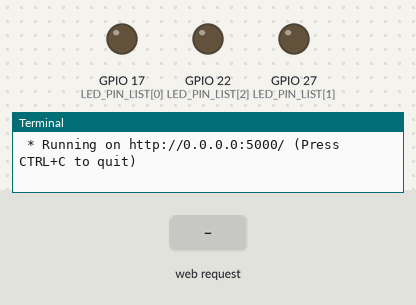
A program run on a simulated Raspberry Pi (BCM pin numbers). Parts: output pins drawn as LEDs (lit = HIGH), the last lines printed to the terminal. Inputs (shaded band) come from the test bench. The clock reads 2024-03-15 10:24:30 at power-on unless the program sets it.

Above: at 1.2 s.
1.3 s: HTTP request for /led/17/state/1 received
At 1.9 s:
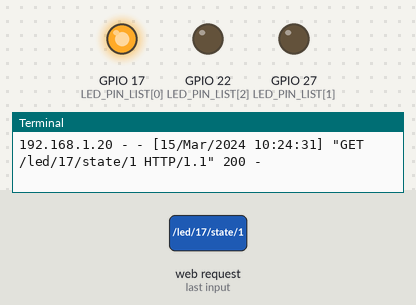
2.8 s: HTTP request for /led/22/state/1 received
At 4.0 s:
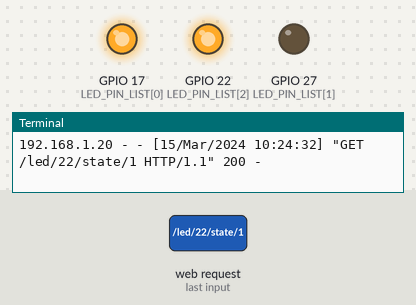
4.3 s: HTTP request for /led/17/state/0 received
At 5.4 s:
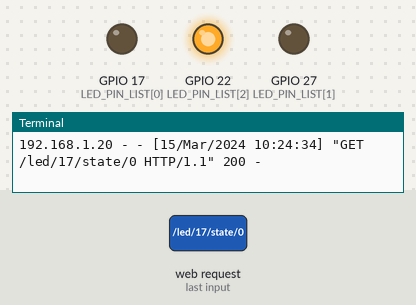
5.8 s: HTTP request for /led/22/state/0 received
At 6.5 s:
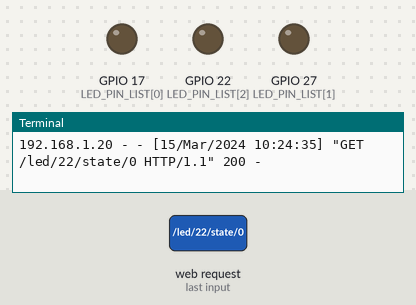
Timing chart, 0 to 8.3 s (numbered marks = the images above; inputs shaded):
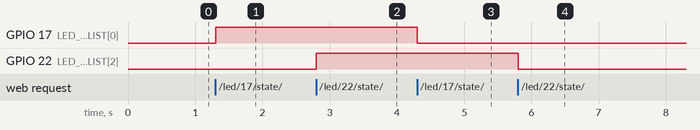

The program:

one_list_of_LEDs_and_one_push_button_from_Flask.py
```python
from flask import Flask
import RPi.GPIO as GPIO

BUTTON_PIN = 26
LED_PIN_LIST = [17, 27, 22]

GPIO.setmode(GPIO.BCM)
GPIO.setup(BUTTON_PIN, GPIO.IN)
for pin in LED_PIN_LIST:
    GPIO.setup(pin, GPIO.OUT)
app = Flask(__name__)

for pin in LED_PIN_LIST:
    GPIO.output(pin, GPIO.LOW)


# create some routes
# create the route of the home page
@app.route("/")
def index():
    return "Hello from Flask"


# create a new route to check the state of the push button
@app.route("/push-button")
def check_push_button_state():
    if GPIO.input(BUTTON_PIN) == GPIO.HIGH:
        return "Button is pressed"
    return "Button is not pressed"


# create some new routes to trigger LED
# here, <int:led_pin> will give the pin number of LED, such as 17, 27 or 22
# here, <int:led_state> will give the states of LED by number, basically, 0 for GPIO low, 1 for GPIO high
@app.route("/led/<int:led_pin>/state/<int:led_state>")
def trigger_led(led_pin, led_state):
    # check if the input LED pin is inside of the LED pins list given
    if not led_pin in LED_PIN_LIST:
        return "Wrong GPIO number: " + str(led_pin)
    # now, check what the input LED state is, and if it is correct
    if led_state == 0:
        GPIO.output(led_pin, GPIO.LOW)
    elif led_state == 1:
        GPIO.output(led_pin, GPIO.HIGH)
    else:
        return "State must be 0 or 1"
    # if the LED pin and the LED state is correctly set, this application will return OK
    return "OK"


app.run(host="0.0.0.0")
```

Measured:
- after the input at 1.3 s, GPIO 17 (LED_PIN_LIST[0]): LOW → HIGH at once
- after the input at 2.8 s, GPIO 22 (LED_PIN_LIST[2]): LOW → HIGH at once
- after the input at 4.3 s, GPIO 17 (LED_PIN_LIST[0]): HIGH → LOW at once
- after the input at 5.8 s, GPIO 22 (LED_PIN_LIST[2]): HIGH → LOW at once
